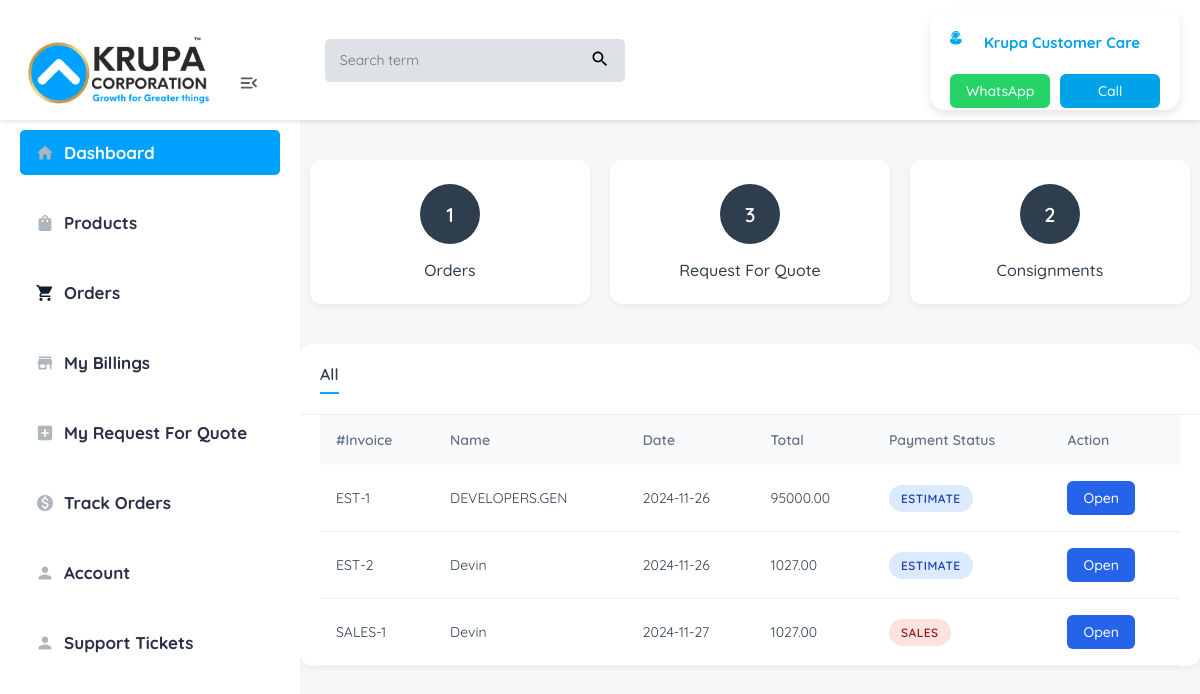
The app's page /dashboard/18/ (signed in) with its own data.
### krupa/models.py (models this page shows, shortened)
class Estimate(models.Model):
    customer_name = models.ForeignKey(CustomUser, null=True, blank=True,on_delete=models.CASCADE)
    request = models.ForeignKey(Request, null=True, blank=True,on_delete=models.CASCADE)
    billing_address = models.TextField(null=True, blank=True)
    shipping_address = models.TextField(null=True, blank=True)
    place_of_supply = models.CharField(max_length=255, null=True, blank=True)
    estimate_number = models.CharField(max_length=100, null=True, blank=True)
    reference = models.CharField(max_length=100, null=True, blank=True)
    date = models.CharField(max_length=20,null=True, blank=True)
    expiry_date = models.CharField(max_length=20,null=True, blank=True)
    sales_person = models.CharField(max_length=255, null=True, blank=True)
    project_name = models.CharField(max_length=255, null=True, blank=True)
    subject = models.TextField(null=True, blank=True)
    sub_total = models.DecimalField(max_digits=10, decimal_places=2, null=True, blank=True, default=0.00)
    shipping_charges = models.DecimalField(max_digits=10, decimal_places=2, null=True, blank=True)
    adjustment = models.DecimalField(max_digits=10, decimal_places=2, null=True, blank=True)
    total = models.DecimalField(max_digits=10, decimal_places=2, null=True, blank=True, default=0.00)
    terms_and_conditions = models.TextField(null=True, blank=True)
    create_retainer_invoice = models.BooleanField(default=False)
    created_date = models.DateField(auto_now=True)
    status = models.CharField(max_length=30,null=True,blank=True,default="SENT")

class Request(models.Model):
    profile = models.ForeignKey(CustomUser,on_delete=models.CASCADE)
    requestid = models.CharField(max_length=20,null=True,blank=True)
    product_name = models.ForeignKey(Products,null=True,blank=True,on_delete=models.CASCADE)
    quantity = models.IntegerField()
    company = models.CharField(max_length=30)
    pincode = models.CharField(max_length=10)
    email = models.EmailField(max_length=30)
    mobile_number = models.CharField(max_length=10)
    price = models.IntegerField(blank=True,null=True)
    request = models.BooleanField(default=False, null=True,blank=True)
    type = models.CharField(max_length=20)
    date = models.DateField(auto_now_add=True,blank=True,null=True)
    manager = models.ForeignKey(Managers,on_delete=models.SET_NULL,null=True,blank=True)
    shipping = models.ForeignKey(ShippingAddress,on_delete=models.SET_NULL,null=True,blank=True)

class SalesOrder(models.Model):
    customer_name = models.ForeignKey(CustomUser, null=True, blank=True,on_delete=models.CASCADE)
    request = models.ForeignKey(Request, null=True, blank=True,on_delete=models.CASCADE)
    estimate = models.ForeignKey(Estimate,null=True,blank=True,on_delete=models.CASCADE)
    sales_order_number = models.CharField(max_length=100, blank=True)
    reference_number = models.CharField(max_length=100, blank=True)
    date = models.CharField(max_length=100,null=True, blank=True)
    expiry_date = models.CharField(max_length=100,null=True, blank=True)
    payment_terms = models.CharField(max_length=255, blank=True)
    delivery_method = models.CharField(max_length=255, blank=True)
    sales_person = models.CharField(max_length=255, blank=True)
    sub_total = models.DecimalField(max_digits=10, decimal_places=2, default=0)
    shipping_charges = models.DecimalField(max_digits=10, decimal_places=2, default=0)
    adjustment = models.DecimalField(max_digits=10, decimal_places=2, default=0)
    total = models.DecimalField(max_digits=10, decimal_places=2, default=0)
    terms_and_conditions = models.TextField(blank=True)
    create_retainer_invoice = models.BooleanField(default=False)
    created_date = models.DateField(auto_now=True)
    status = models.CharField(max_length=30,null=True,blank=True,default="SENT")

### krupa/views.py (the view)
# urls.py: path('dashboard/<int:id>/',dashboard_view,name="dashboard_view"),
@login_required(login_url='/login/')
def dashboard_view(request, id):
    if request.user.id != id:
        return redirect('/login/')
    user = CustomUser.objects.get(id=id)
    estimate = Estimate.objects.filter(customer_name=user)
    salesorder = SalesOrder.objects.filter(customer_name=user)
    invoiceEstimate = InvoiceEstimate.objects.filter(customer_name=user)
    requests = len(Request.objects.filter(profile=user))
    orders = len(Orders.objects.filter(profile=user))
    context = {
        'estimates': estimate,
        'salesorder': salesorder,
        'invoiceEstimate': invoiceEstimate,
        'id': id,
        'requests': requests,
        'orders': orders
    }
    return render(request, 'dashboard.html', context)

### templates/dashboard.html (shortened to what this page needs)
<!DOCTYPE html>
<html lang="en">
  <head>
  </head>
  <body>
    {% load static %}
    <div class="container">
      <div class="top-bar">
        <div class="logo-container">
          <img
            src="{% static 'user/images/krupa.svg' %}"
            alt="Krupa Corporation"
            class="logo"
          />
          <button class="menu-toggle" style="margin-top: 50px">
            <img src="{% static 'user/images/toggle.svg' %}" alt="toggle" />
          </button>
          <div class="search-bar">
            <input type="text" placeholder="Search term" />
            <button>
              <svg class="icon" viewBox="0 0 24 24">
                <path
                  d="M15.5 14h-.79l-.28-.27C15.41 12.59 16 11.11 16 9.5 16 5.91 13.09 3 9.5 3S3 5.91 3 9.5 5.91 16 9.5 16c1.61 0 3.09-.59 4.23-1.57l.27.28v.79l5 4.99L20.49 19l-4.99-5zm-6 0C7.01 14 5 11.99 5 9.5S7.01 5 9.5 5 14 7.01 14 9.5 11.99 14 9.5 14z"
                ></path>
              </svg>
            </button>
          </div>
        </div>
        <div class="top-icons" style="display: flex; align-items: center">
          <div class="nav-contact-card">
            <div class="title">
              <div class="icon">
                <img src="{% static 'user/images/support-nav.svg' %}" alt="" />
              </div>
              Krupa Customer Care
            </div>
            <div class="buttons">
              <a href="https://wa.me/1234567890" class="btn whatsapp"
                >WhatsApp</a
              >
              <a href="tel:1234567890" class="btn call">Call</a>
            </div>
          </div>
        </div>
      </div>
      <aside class="sidebar">
        <nav>
          <a
            href="/dashboard/{{id}}/"
            class="nav-item active"
            style="margin-top: 50px"
          >
            <img
              src="{% static 'user/images/dashboard.svg' %}"
              alt="Dashboard Icon"
              class="icon"
            />
            <span>Dashboard</span>
          </a>
          <a href="/" class="nav-item">
            <img
              src="{% static 'user/images/products.svg' %}"
              alt="Products Icon"
              class="icon"
            />
            <span>Products</span>
          </a>
          <a href="/orders/{{id}}/" class="nav-item">
            <img
              src="{% static 'user/images/orders.svg' %}"
              alt="Orders Icon"
              class="icon"
            />
            <span>Orders</span>
          </a>
          <a href="/billing/{{id}}/" class="nav-item">
            <img
              src="{% static 'user/images/invoice.svg' %}"
              alt="Invoices Icon"
              class="icon"
            />
            <span>My Billings</span>
          </a>
          <a href="/request/{{id}}/" class="nav-item">
            <img
              src="{% static 'user/images/quote.svg' %}"
              alt="Quotes Icon"
              class="icon"
            />
            <span>My Request For Quote</span>
          </a>
          <a href="/trackhome/{{id}}/" class="nav-item">
            <img
              src="{% static 'user/images/track.svg' %}"
              alt="Track Orders Icon"
              class="icon"
            />
            <span>Track Orders</span>
          </a>
          <a href="/accounts/{{id}}/" class="nav-item">
            <img
              src="{% static 'user/images/account.svg' %}"
              alt="Account Icon"
              class="icon"
            />
            <span>Account</span>
          </a>
          <a href="/support/{{id}}/" class="nav-item">
            <img
              src="{% static 'user/images/tickets.svg' %}"
              alt="Support Tickets Icon"
              class="icon"
            />
            <span>Support Tickets</span>
          </a>
        </nav>
      </aside>
      <main class="main-content" style="margin-top: 100px">
        <div class="cont" style="margin-bottom: 130px">
          <div class="card-container">
            <div class="card">
              <div class="circle">
                <span class="count">{{orders}}</span>
              </div>
              <div class="label">Orders</div>
            </div>
            <div class="card">
              <div class="circle">
                <span class="count">{{requests}}</span>
              </div>
              <div class="label">Request For Quote</div>
            </div>
            <div class="card">
              <div class="circle">
                <span class="count">2</span>
              </div>
              <div class="label">Consignments</div>
            </div>
          </div>
          <div class="table-container">
            <div class="table-header">
              <ul>
                <li>All</li>
              </ul>
            </div>
            <div class="table-responsive">
              <table>
                <thead>
                  <tr>
                    <th>#Invoice</th>
                    <th>Name</th>
                    <th>Date</th>
                    <th>Total</th>
                    <th>Payment Status</th>
                    <th>Action</th>
                  </tr>
                </thead>
                <tbody>
                  {% for i in estimates %}
                  <tr data-status="estimate">
                    <td>{{i.estimate_number}}</td>
                    <td>{{i.request.company}}</td>
                    <td>{{i.date}}</td>
                    <td>{{i.total}}</td>
                    <td><span class="status estimate">Estimate</span></td>
                    <td>
                      <a
                        href="/invoice/{{id}}/{{i.id}}/estimate/"
                        style="text-decoration: none; color: blue"
                        class="btn btn-primary"
                        >Open</a
                      >
                    </td>
                  </tr>
                  {% endfor %}  {% for i in salesorder %}
                  <tr data-status="overdue">
                    <td>{{i.sales_order_number}}</td>
                    <td>{{i.request.company}}</td>
                    <td>{{i.date}}</td>
                    <td>{{i.total}}</td>
                    <td><span class="status overdue">SALES</span></td>
                    <td>
                      <a
                        href="/invoice/{{id}}/{{i.id}}/sales/"
                        style="text-decoration: none; color: blue"
                        class="btn btn-primary"
                        >Open</a
                      >
                    </td>
                  </tr>
                  {% endfor %}
                </tbody>
              </table>
            </div>
          </div>
        </div>
      </main>
    </div>
  </body>
</html>

### templates/dashboard.html (style rules this page uses)
* { margin: 0; padding: 0; font-family: "Quicksand", sans-serif; box-sizing: border-box; }
body { font-family: Arial, sans-serif; background-color: #f6f6f6; color: #333; }
.container { display: flex; min-height: 100vh; }
.sidebar { width: 300px; background-color: white; padding: 20px; transition: all 0.3s ease; position: fixed; top: 60px; bottom: 0; left: 0; z-index: 1000; overflow-y: auto; }
.main-content { flex-grow: 1; margin-left: 300px; transition: all 0.3s ease; padding-top: 60px; }
nav { display: flex; flex-direction: column; gap: 20px; }
.nav-item { display: flex; align-items: center; padding: 12px 15px; margin-bottom: 5px; color: #292f46; text-decoration: none; font-size: 17px; gap: 9px; font-weight: 700; border-radius: 5px; transition: background-color 0.2s; }
.nav-item.active { background-color: #00a1ff; color: white; }
.icon { width: 20px; height: 20px; fill: currentColor; }
.top-bar { display: flex; justify-content: space-between; align-items: center; background-color: #fff; padding: 10px 20px; position: fixed; top: 0; left: 0; right: 0; z-index: 1001; box-shadow: 0 2px 5px rgba(0, 0, 0, 0.1); }
.logo-container { display: flex; align-items: center; }
.logo { height: 90px; margin-right: 20px; }
.menu-toggle { background: none; border: none; color: black; font-size: 24px; cursor: pointer; margin-right: 15px; }
.search-bar { display: flex; background-color: #dee2e6; border-radius: 5px; overflow: hidden; width: 300px; margin-left: 50px; }
.search-bar input { flex-grow: 1; padding: 10px 15px; border: none; outline: none; font-size: 14px; background-color: transparent; }
.search-bar button { padding: 10px 15px; background-color: transparent; border: none; cursor: pointer; }
.top-icons { display: flex; gap: 20px; }
.top-icons .icon { width: 24px; height: 24px; fill: #666; }
.nav-contact-card { background-color: white; border-radius: 15px; box-shadow: 0 4px 8px rgba(0, 0, 0, 0.1); padding: 20px; width: 250px; height: 100px; }
.title { color: #00a2e8; font-size: 15px; font-weight: bold; margin-bottom: 20px; display: flex; align-items: center; gap: 10px; }
.buttons { display: flex; gap: 10px; }
.btn { flex: 1; padding: 4px; border-radius: 5px; text-align: center; text-decoration: none; color: white; }
.whatsapp { background-color: #25d366; }
.call { background-color: #00a2e8; }
.card-container { display: grid; grid-template-columns: repeat(auto-fit, minmax(280px, 1fr)); gap: 20px; margin-bottom: 40px; padding: 0 10px; }
.card { background: white; border-radius: 12px; padding: 24px; text-align: center; box-shadow: 0 2px 4px rgba(0, 0, 0, 0.05); transition: all 0.3s ease; }
.circle { background: #2f3e4e; width: 60px; height: 60px; border-radius: 50%; display: flex; align-items: center; justify-content: center; margin: 0 auto 16px; }
.count { color: white; font-size: 20px; font-weight: 600; }
.label { color: #2f3e4e; font-size: 16px; font-weight: 500; }
.table-container { background: white; border-radius: 12px; box-shadow: 0 2px 4px rgba(0, 0, 0, 0.05); margin: 20px auto; max-width: 1400px; overflow: hidden; }
.table-header { padding: 20px; border-bottom: 1px solid #edf2f7; }
.table-header ul { list-style: none; display: flex; gap: 20px; }
.table-header ul li { color: #2f3e4e; font-weight: 600; padding-bottom: 8px; border-bottom: 2px solid #00aaff; }
.table-responsive { overflow-x: auto; padding: 0 20px; }
table { width: 100%; border-collapse: collapse; }
th { background: #f8fafc; color: #64748b; font-weight: 600; font-size: 14px; text-align: left; padding: 16px; white-space: nowrap; }
td { padding: 16px; color: #334155; font-size: 14px; border-bottom: 1px solid #edf2f7; }
.status { padding: 6px 12px; border-radius: 20px; font-size: 12px; font-weight: 600; text-transform: uppercase; letter-spacing: 0.5px; }
.overdue { background: #fee2e2; color: #991b1b; }
.estimate { background: #dbeafe; color: #1e40af; }
.btn { display: inline-block; padding: 8px 16px; border-radius: 6px; font-size: 14px; font-weight: 500; text-decoration: none; transition: all 0.2s; }
.btn-primary { background: #2563eb; color: white !important; }

### records on screen
Estimate: estimate_number "EST-1", request.company "DEVELOPERS.GEN", date "2024-11-26", total "95000.00"
Estimate: estimate_number "EST-2", request.company "Devin", date "2024-11-26", total "1027.00"
SalesOrder: sales_order_number "SALES-1", request.company "Devin", date "2024-11-27", total "1027.00"

### other values on screen
{{ orders }} "1"
{{ requests }} "3"
